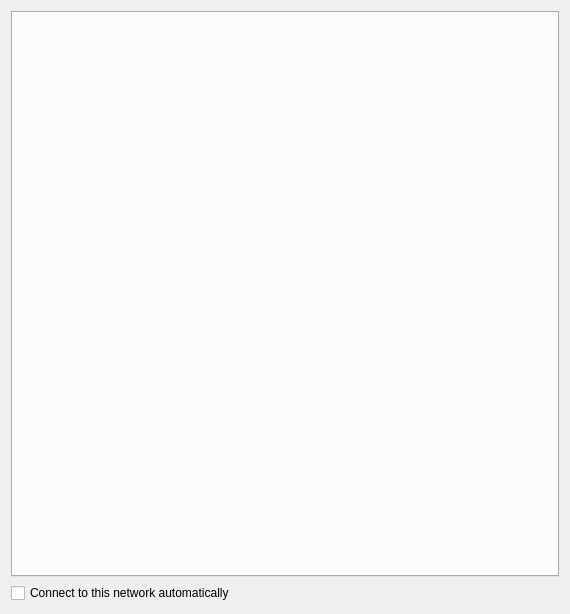
<?xml version="1.0" encoding="UTF-8"?>
<ui version="4.0">
 <class>ConnectionInfo</class>
 <widget class="QDialog" name="ConnectionInfo">
  <property name="geometry">
   <rect>
    <x>0</x>
    <y>0</y>
    <width>570</width>
    <height>614</height>
   </rect>
  </property>
  <property name="windowTitle">
   <string>Connection information</string>
  </property>
  <layout class="QGridLayout" name="gridLayout">
   <item row="1" column="0">
    <widget class="QTabWidget" name="tabWidget">
     <property name="currentIndex">
      <number>-1</number>
     </property>
     <property name="iconSize">
      <size>
       <width>32</width>
       <height>32</height>
      </size>
     </property>
    </widget>
   </item>
   <item row="2" column="0">
    <widget class="QCheckBox" name="autoConnectCheckBox">
     <property name="text">
      <string>Connect to this network automatically</string>
     </property>
    </widget>
   </item>
  </layout>
 </widget>
 <resources/>
 <connections/>
</ui>
